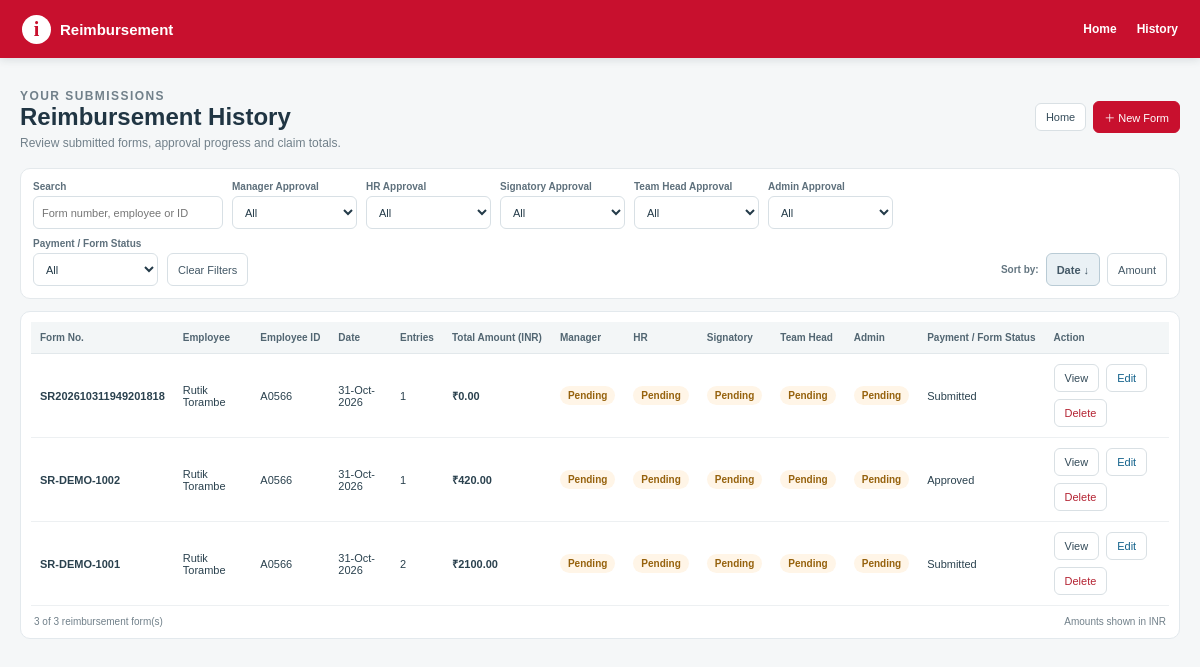
Page /reimbursement/history on the committed database.
### app.py (models this page shows, shortened)
class ExpenseSundry(db.Model):
    __tablename__ = "ExpenseSundry"
    FormNo = db.Column(db.String(255), primary_key=True)
    Item = db.Column(db.Integer, primary_key=True)
    FormDate = db.Column(db.Float)
    EmpID = db.Column(db.String(255))
    EName = db.Column(db.String(255))
    Manager = db.Column(db.String(255))
    Description = db.Column(db.String(255))
    GCCExpCode = db.Column(db.String(255))
    ExpenseDate = db.Column(db.Float)
    BillNo = db.Column(db.String(255))
    BillAmount = db.Column(db.Float, default=0)
    ClaimAmount = db.Column(db.Float, default=0)
    Chargeable = db.Column(db.String(20), default="NO")
    ClientName = db.Column(db.String(255))
    Comments = db.Column(db.String(1000))
    Status = db.Column(db.String(100), default="Submitted")
    DocumentID = db.Column(db.String(1000))
    AttachmentCheck = db.Column(db.String(50))
    ManagerApproval = db.Column(db.String(50), nullable=True, default="Pending", server_default=db.text("'Pending'"))
    HRApproval = db.Column(db.String(50), nullable=True, default="Pending", server_default=db.text("'Pending'"))
    SignatoryApproval = db.Column(db.String(50), nullable=True, default="Pending", server_default=db.text("'Pending'"))
    TeamHeadApproval = db.Column(db.String(50), nullable=True, default="Pending", server_default=db.text("'Pending'"))
    AdminApproval = db.Column(db.String(50), nullable=True, default="Pending", server_default=db.text("'Pending'"))
    ManagerApprovalBy = db.Column(db.String(255), nullable=True)
    HRApprovalBy = db.Column(db.String(255), nullable=True)
    SignatoryApprovalBy = db.Column(db.String(255), nullable=True)
    TeamHeadApprovalBy = db.Column(db.String(255), nullable=True)
    AdminApprovalBy = db.Column(db.String(255), nullable=True)
    FormReviewComments = db.Column(db.String(1000), nullable=True)
    ManagerApprovalDate = db.Column(db.Float, nullable=True)
    HRApprovalDate = db.Column(db.Float, nullable=True)
    SignatoryApprovalDate = db.Column(db.Float, nullable=True)
    TeamHeadApprovalDate = db.Column(db.Float, nullable=True)
    AdminApprovalDate = db.Column(db.Float, nullable=True)

### app.py (the view, shortened to what this page needs)
@app.route("/reimbursement/history")
def history():
    all_rows_summary = all_forms_summary()
    search_text = (request.args.get("q") or "").strip().lower()
    selected_status = (request.args.get("status") or "").strip().lower()
    sort_by = (request.args.get("sort") or "date").strip().lower()
    statuses = sorted({
        str(item.get("status") or "Submitted")
        for item in all_rows_summary
        if str(item.get("status") or "Submitted").strip()
    })
    rows = all_rows_summary
    if selected_status:
        rows = [
            item for item in rows
            if selected_status == str(item.get("status") or "Submitted").lower()
        ]
    if sort_by == "amount":
        rows.sort(
            key=lambda item: (item.get("total") or 0, item.get("form_no") or ""),
            reverse=True,
        )
    else:
        rows.sort(
            key=lambda item: (item.get("form_date") or "", item.get("form_no") or ""),
            reverse=True,
        )
    return page(
        "Reimbursement History",
        "history.html",
        forms=rows,
        statuses=statuses,
        selected_status=selected_status,
        search_text=search_text,
        sort_by=sort_by,
        total_forms=len(rows),
    )

### app.py (called while the page is built)
def excel_serial_to_datetime(value):
    if value is None or str(value).strip() == "":
        return None
    if isinstance(value, datetime):
        return value
    text_value = str(value).strip()
    try:
        return EXCEL_EPOCH + timedelta(days=float(text_value))
    except (ValueError, TypeError, OverflowError):
        try:
            return datetime.strptime(text_value[:10], "%Y-%m-%d")
        except ValueError:
            return None

def excel_serial_to_display(value):
    parsed = excel_serial_to_datetime(value)
    return parsed.strftime("%d-%b-%Y") if parsed else ""

def excel_serial_to_input(value):
    parsed = excel_serial_to_datetime(value)
    return parsed.strftime("%Y-%m-%d") if parsed else ""

def page(title, template, **context):
    return render_template(template, title=title, **context)

### templates/history.html (shortened to what this page needs)
{% extends "base.html" %}
{% block content %}
<div class="history-page">
<header class="history-head"><div><p class="history-eyebrow">YOUR SUBMISSIONS</p><h1>Reimbursement History</h1><p>Review submitted forms, approval progress and claim totals.</p></div><div class="history-head-actions"><a href="{{ url_for('home') }}">Home</a><a class="primary" href="{{ url_for('new_form') }}">＋ New Form</a></div></header>
<section class="history-toolbar" aria-label="History filters">
<div class="history-filters">
<div class="history-control search"><label for="historySearch">Search</label><input id="historySearch" type="search" placeholder="Form number, employee or ID"></div>
<div class="history-control"><label for="ManagerApproval">Manager Approval</label><select id="ManagerApproval"><option value="">All</option></select></div>
<div class="history-control"><label for="HRApproval">HR Approval</label><select id="HRApproval"><option value="">All</option></select></div>
<div class="history-control"><label for="SignatoryApproval">Signatory Approval</label><select id="SignatoryApproval"><option value="">All</option></select></div>
<div class="history-control"><label for="TeamHeadApproval">Team Head Approval</label><select id="TeamHeadApproval"><option value="">All</option></select></div>
<div class="history-control"><label for="AdminApproval">Admin Approval</label><select id="AdminApproval"><option value="">All</option></select></div>
<div class="history-control"><label for="PaymentStatus">Payment / Form Status</label><select id="PaymentStatus"><option value="">All</option>{% for s in statuses %}<option value="{{ s|lower }}">{{ s }}</option>{% endfor %}</select></div>
<button type="button" id="clearHistoryFilters" class="history-clear">Clear Filters</button>
</div>
<div class="history-sort"><span>Sort by:</span><button type="button" id="sortDate" class="active">Date ↓</button><button type="button" id="sortAmount">Amount</button></div>
</section>
<section class="history-panel"><div class="history-table-wrap"><table class="history-table"><thead><tr><th>Form No.</th><th>Employee</th><th>Employee ID</th><th>Date</th><th>Entries</th><th>Total Amount (INR)</th><th>Manager</th><th>HR</th><th>Signatory</th><th>Team Head</th><th>Admin</th><th>Payment / Form Status</th><th>Action</th></tr></thead><tbody id="historyTableBody">
{% for f in forms %}
<tr data-form="{{ f.form_no|lower }}" data-employee="{{ (f.name or '')|lower }}" data-empid="{{ (f.emp_id or '')|lower }}" data-status="{{ (f.status or 'Submitted')|lower }}" data-manager-approval="{{ (f.manager_approval or 'Pending')|lower }}" data-hr-approval="{{ (f.hr_approval or 'Pending')|lower }}" data-signatory-approval="{{ (f.signatory_approval or 'Pending')|lower }}" data-teamhead-approval="{{ (f.teamhead_approval or 'Pending')|lower }}" data-admin-approval="{{ (f.admin_approval or 'Pending')|lower }}" data-payment-status="{{ (f.status or 'Submitted')|lower }}" data-date="{{ f.form_date or '' }}" data-amount="{{ f.total or 0 }}">
<td><span class="history-formno">{{ f.form_no }}</span></td><td>{{ f.name or '—' }}</td><td>{{ f.emp_id or '—' }}</td><td>{{ f.form_date_display or f.form_date or '—' }}</td><td>{{ f.count or 0 }}</td><td class="history-money">₹{{ '%.2f'|format(f.total or 0) }}</td>
{% for val in [f.manager_approval, f.hr_approval, f.signatory_approval, f.teamhead_approval, f.admin_approval] %}{% set st=(val or 'Pending')|lower %}<td><span class="history-status {% if st=='pending' %}pending{% elif st=='rejected' %}rejected{% endif %}">{{ val or 'Pending' }}</span></td>{% endfor %}
<td>{{ f.status or 'Submitted' }}</td><td><div class="history-actions"><a href="{{ url_for('form_action',form_no=f.form_no,action='view') }}">View</a><a class="edit" href="{{ url_for('form_action',form_no=f.form_no,action='edit') }}">Edit</a><a class="delete" href="{{ url_for('form_action',form_no=f.form_no,action='delete') }}">Delete</a></div></td></tr>
{% else %}<tr><td colspan="13" class="history-empty">No reimbursement forms found.</td></tr>{% endfor %}
</tbody></table></div><div class="history-footer"><span id="historyCount">{{ forms|length }} reimbursement form(s)</span><span>Amounts shown in INR</span></div></section>
</div>
{% endblock %}

### static/css/style.css (style rules this page uses)
* { box-sizing:border-box }
body { margin:0;background:#f5f7f8;color:#203543;font-family:Arial,Helvetica,sans-serif;font-size:13px }

### templates/history.html (style rules this page uses)
.history-page { max-width:1500px;margin:0 auto;color:#203543 }
.history-head { display:flex;justify-content:space-between;align-items:center;gap:14px;margin:8px 0 18px }
.history-eyebrow { font-size:10px;letter-spacing:.12em;font-weight:800;color:#c8102e;margin:0 0 5px }
.history-head h1 { font-size:24px;margin:0;font-weight:750 }
.history-head p { font-size:12px;color:#71808a;margin:5px 0 0 }
.history-head-actions,.history-actions,.history-sort { display:flex;align-items:center;gap:7px;flex-wrap:wrap }
.history-head-actions a,.history-actions a { font-size:11px;padding:7px 10px;border-radius:6px;text-decoration:none;border:1px solid #d9e0e4;color:#344b59;background:#fff }
.history-head-actions .primary { background:#c8102e;color:#fff;border-color:#c8102e }
.history-toolbar { display:flex;align-items:end;justify-content:space-between;gap:12px;flex-wrap:wrap;background:#fff;border:1px solid #e4e9ec;border-radius:10px;padding:12px;margin-bottom:12px }
.history-filters { display:flex;align-items:end;gap:9px;flex-wrap:wrap;flex:1 }
.history-control { display:flex;flex-direction:column;gap:4px }
.history-control label { font-size:10px;font-weight:750;color:#5e707c }
.history-control input,.history-control select { height:33px;min-width:125px;border:1px solid #d8e0e5;border-radius:6px;background:#fff;padding:0 8px;color:#243b49;font-size:11px }
.history-control.search input { min-width:190px }
.history-clear,.history-sort button { height:33px;padding:0 10px;border:1px solid #d8e0e5;border-radius:6px;background:#fff;color:#435866;font-size:11px;cursor:pointer }
.history-sort span { font-size:10px;color:#647681;font-weight:700 }
.history-sort button.active { background:#eaf1f5;border-color:#b9cbd5;font-weight:750 }
.history-panel { background:#fff;border:1px solid #e3e9ed;border-radius:10px;padding:10px }
.history-table-wrap { width:100%;overflow-x:auto }
.history-table { width:100%;border-collapse:separate;border-spacing:0;font-size:11px }
.history-table th { background:#f3f6f7;color:#526672;font-size:10px;font-weight:800;text-align:left;white-space:nowrap;padding:10px 9px;border-bottom:1px solid #e2e8eb }
.history-table td { padding:10px 9px;border-bottom:1px solid #edf0f2;vertical-align:middle;color:#2a414e }
.history-formno { font-weight:800;white-space:nowrap }
.history-money { font-weight:750;white-space:nowrap }
.history-status { display:inline-flex;padding:4px 8px;border-radius:20px;background:#edf6f2;color:#267354;font-size:10px;font-weight:800;white-space:nowrap }
.history-status.pending { background:#fff5e7;color:#96620d }
.history-actions a.edit { color:#12618b }
.history-actions a.delete { color:#b42332 }
.history-footer { display:flex;justify-content:space-between;padding:10px 3px 1px;color:#71808a;font-size:10px }

### rows in the picture
ExpenseSundry: form_no "SR202610311949201818", EName "Rutik Torambe", EmpID "A0566", form_date_display "31-Oct-2026", count "1", total "0.00", ManagerApproval "Pending", HRApproval "Pending", SignatoryApproval "Pending", TeamHeadApproval "Pending", AdminApproval "Pending", Status "Submitted"
ExpenseSundry: form_no "SR-DEMO-1002", EName "Rutik Torambe", EmpID "A0566", form_date_display "31-Oct-2026", count "1", total "420.00", ManagerApproval "Pending", HRApproval "Pending", SignatoryApproval "Pending", TeamHeadApproval "Pending", AdminApproval "Pending", Status "Approved"
ExpenseSundry: form_no "SR-DEMO-1001", EName "Rutik Torambe", EmpID "A0566", form_date_display "31-Oct-2026", count "2", total "2100.00", ManagerApproval "Pending", HRApproval "Pending", SignatoryApproval "Pending", TeamHeadApproval "Pending", AdminApproval "Pending", Status "Submitted"
